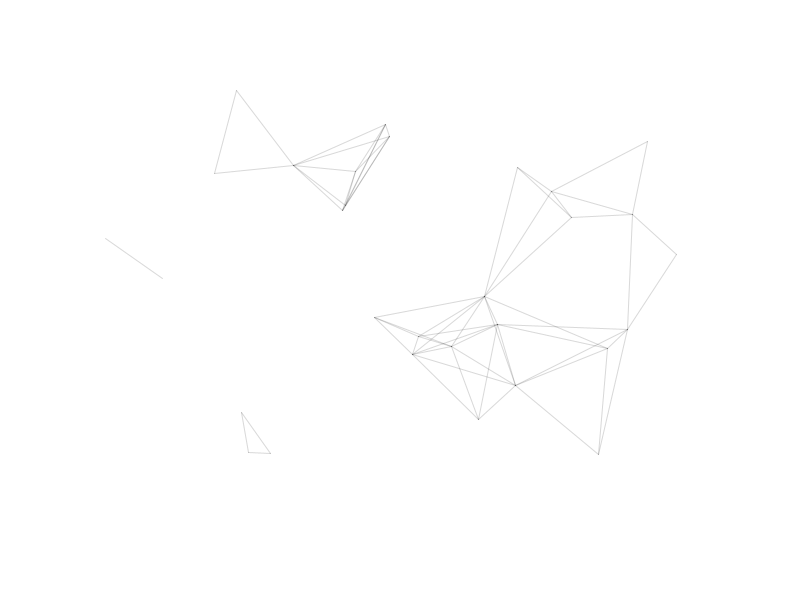
Frame 1 (no input)
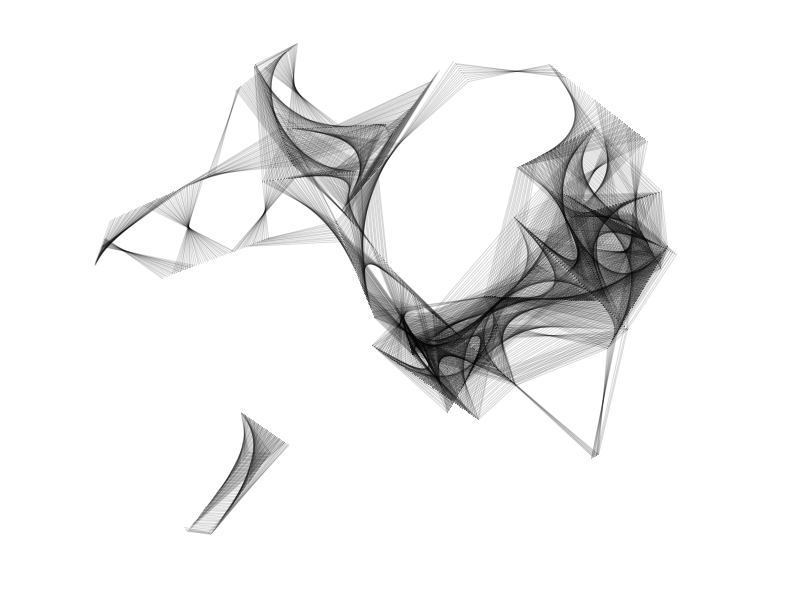
Frame 60 (the mouse pressed at the canvas centre just before this capture)
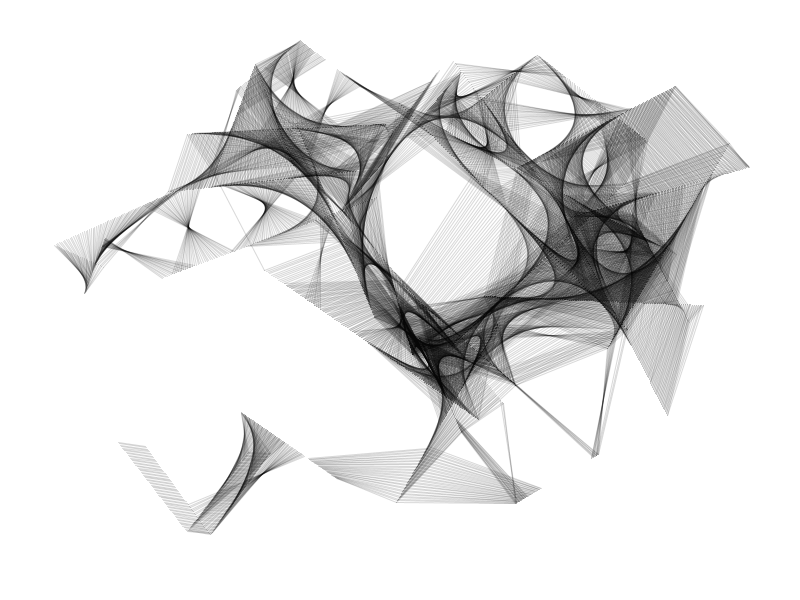
Frame 120 (the mouse held since frame 60 and released just before this capture)

The Processing sketch that drew these frames (run headless with seeded random() and noise(); from frame 60 on, the mouse is pressed at the canvas centre):

// Processing sketch: processing_151358
// ── processing_151358.pde

int num = 30;
float incr = 1.3, decr = 0.8, v=2.0;
PVector[] loc = new PVector[num]; 
PVector[] vel = new PVector[num];
float[] sz = new float[num];

void setup() {
  size(800, 600);
  background(0);
  frameRate(10);

  initStuff();
}

void draw() {
  if (frameCount%150==0) {
    fill(255, 5);
    noStroke();
    rect(0, 0, width, height);
  }

  for (int i=0; i<loc.length; i++) {
    loc[i].add(vel[i]);
    if (loc[i].x > width-sz[i]/2 || loc[i].x<sz[i]/2) {
      vel[i].x = -vel[i].x;
    }
    if (loc[i].y > height-sz[i]/2 || loc[i].y<sz[i]/2) {
      vel[i].y = -vel[i].y;
    }
  }
  drawElement();

}

void drawElement() {
  for (int i=0; i<loc.length; i++) {
    stroke(0,20);
    for (int j=0; j<loc.length; j++) {
      float distance=dist(loc[i].x, loc[i].y, loc[j].x, loc[j].y);
      float proximity=(sz[i]+sz[j])/2;
      if (distance<proximity) {
        if (i != j) line(loc[i].x, loc[i].y, loc[j].x, loc[j].y);
      }
    }
  }
}

void keyPressed() {
  if (key=='s') save(random(23232)+".jpg");
  if (key=='-') {
    for (int i=0; i<num; i++) {
      vel[i].x *= decr;
      vel[i].y *= decr;
    }
  }
    if (key=='+') {
    for (int i=0; i<num; i++) {
      vel[i].x *= incr;
      vel[i].y *= incr;
    }
  }
}

void mouseReleased() {
  initStuff();
}

void initStuff() {
  background(255);
  for (int i=0; i<num; i++) {
    sz[i] = random(width/10, width/5);
    float x = random(sz[i], width-sz[i]);
    float y = random(sz[i], height-sz[i]);
    loc[i] = new PVector(x, y);
    vel[i] = new PVector(random(-v, v), random(-v, v));
  }
}
